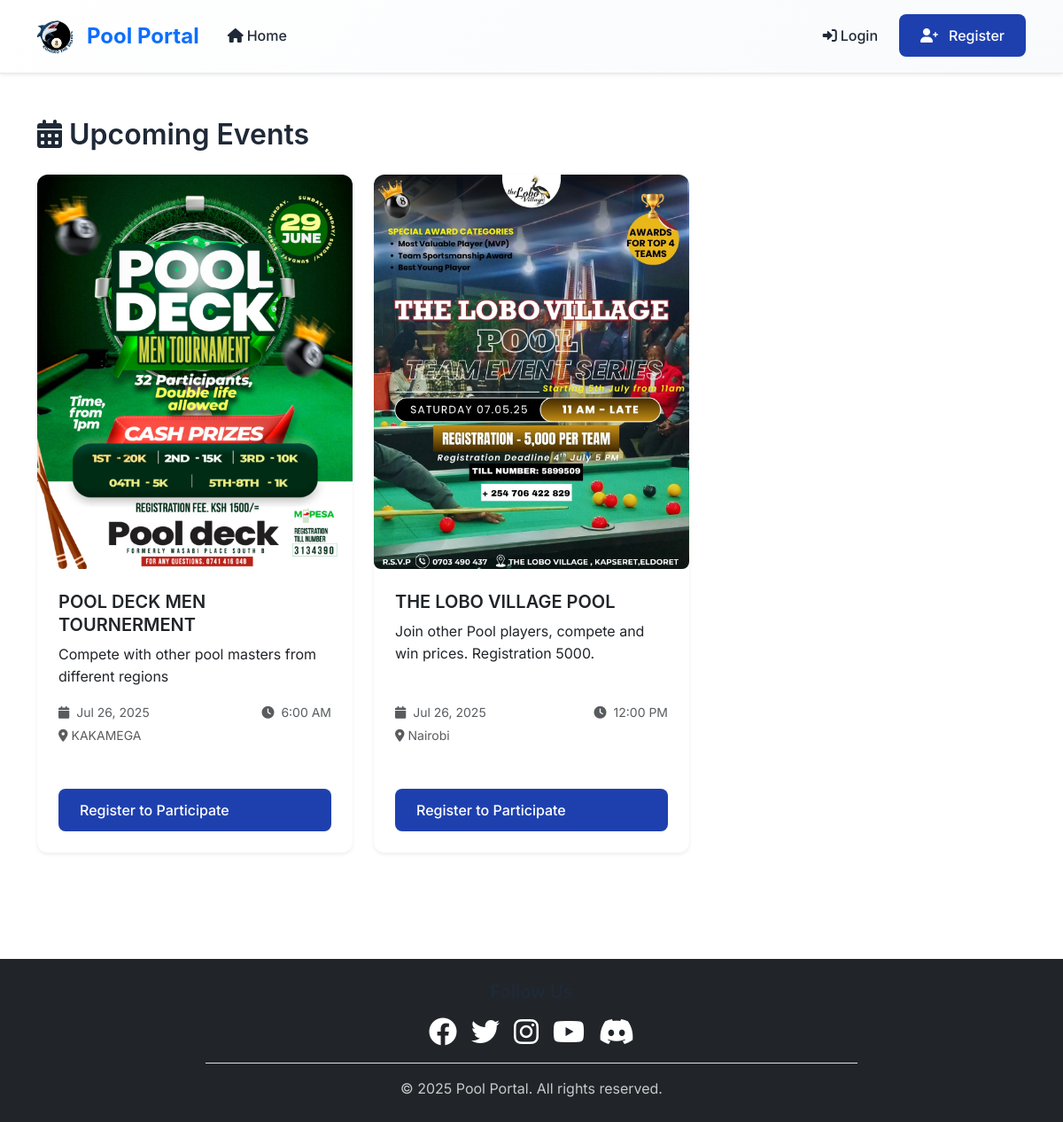
Before: /events/events/ with the older database file.
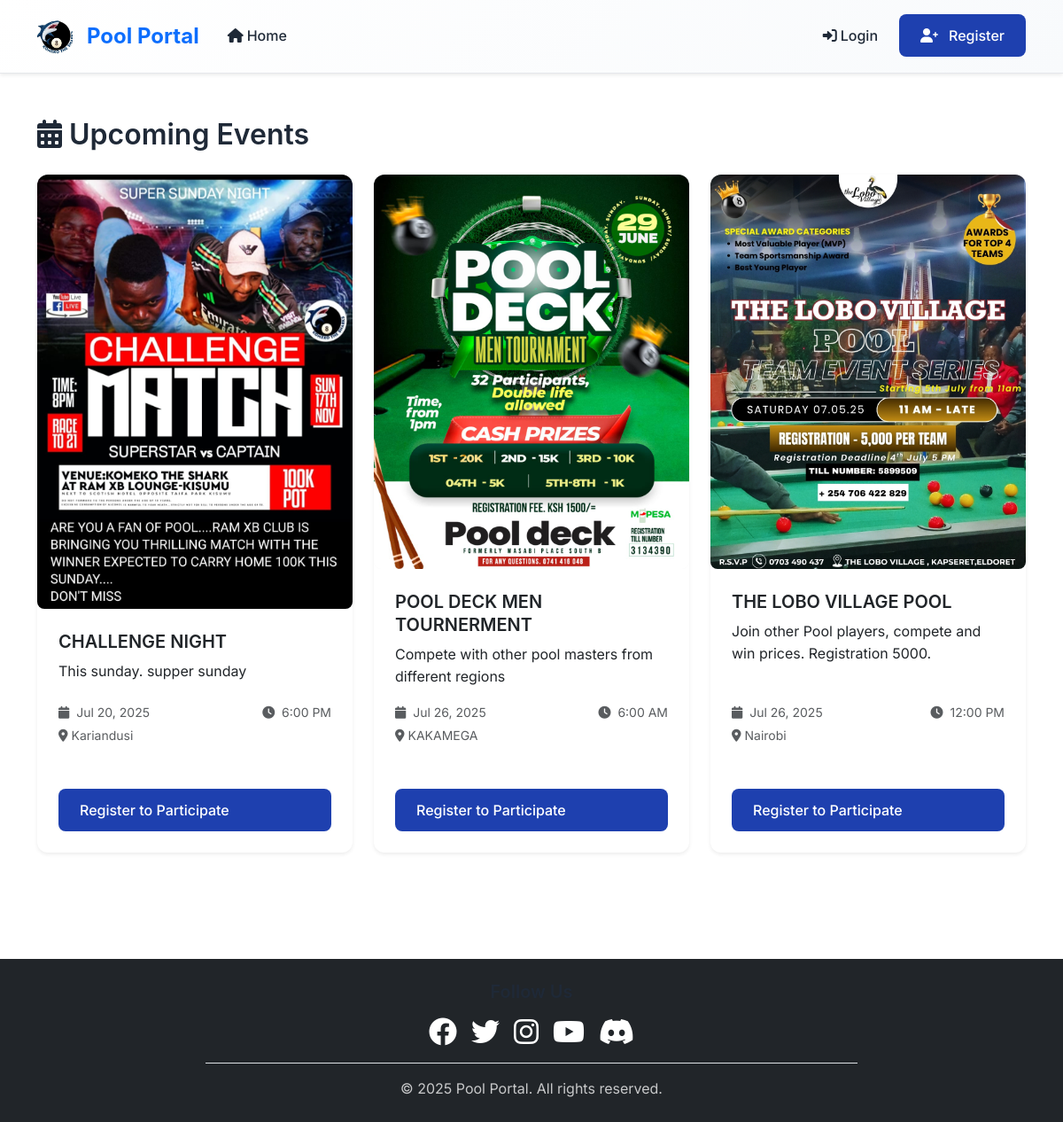
After: the same page with the newer database file.
### events/models.py (models this page shows, shortened)
class Event(models.Model):
    title = models.CharField(max_length=200)
    description = models.TextField()
    event_date = models.DateTimeField()
    location = models.CharField(max_length=200)
    entry_fee = models.DecimalField(max_digits=10, decimal_places=2, default=0.00)
    max_participants = models.IntegerField(default=50)
    poster = models.ImageField(upload_to='event_posters/', blank=True, null=True)
    show_on_homepage = models.BooleanField(default=False)
    created_at = models.DateTimeField(auto_now_add=True)
    updated_at = models.DateTimeField(auto_now=True)
    class Meta:
        ordering = ['event_date']

### events/views.py (the view, shortened to what this page needs)
# urls.py: path('events/', views.EventListView.as_view(), name='event_list'),
class EventListView(ListView):
    model = Event
    template_name = 'events/event_list.html'
    context_object_name = 'events'
    paginate_by = 9
    def get_queryset(self):
        return Event.objects.filter(event_date__gte=timezone.now())
    def get_context_data(self, **kwargs):
        context = super().get_context_data(**kwargs)
        return context

### templates/events/event_list.html (shortened to what this page needs)
{% extends 'base.html' %}
{% block content %}
<div class="container py-5">
    <div class="row">
        <div class="col-12">
            <h2 class="mb-4"><i class="fas fa-calendar-alt me-2"></i>Upcoming Events</h2>
            {% if events %}
                <div class="row">
                    {% for event in events %}
                        <div class="col-lg-4 col-md-6 mb-4">
                            <div class="card h-100 shadow-sm event-card">
                                {% if event.poster %}
                                    <div class="event-poster-container">
                                        <img src="{{ event.poster.url }}"
                                             class="card-img-top event-poster"
                                             alt="{{ event.title }}"
                                             onclick="openImageModal('{{ event.poster.url }}', '{{ event.title }} - Event Poster')"
                                             style="cursor: pointer;">
                                    </div>
                                {% else %}
                                    <div class="card-img-top bg-gradient-primary d-flex align-items-center justify-content-center"
                                         style="height: 250px;">
                                        <i class="fas fa-trophy fa-3x text-white"></i>
                                    </div>
                                {% endif %}
                                <div class="card-body d-flex flex-column">
                                    <h5 class="card-title">{{ event.title }}</h5>
                                    <p class="card-text flex-grow-1">{{ event.description }}</p>
                                    <div class="mt-auto">
                                        <div class="d-flex justify-content-between align-items-center text-muted small">
                                            <span>
                                                <i class="fas fa-calendar me-1"></i>
                                                {{ event.event_date|date:"M d, Y" }}
                                            </span>
                                            <span>
                                                <i class="fas fa-clock me-1"></i>
                                                {{ event.event_date|time:"g:i A" }}
                                            </span>
                                        </div>
                                        <div class="text-muted small mt-1">
                                            <i class="fas fa-map-marker-alt me-1"></i>{{ event.location }}
                                        </div>
                                    </div>
                                </div>
                                {% if not user.is_authenticated %}
                                    <div class="card-footer bg-transparent border-0">
                                        <a href="{% url 'accounts:register' %}" class="btn btn-primary w-100">
                                            Register to Participate
                                        </a>
                                    </div>
                                {% endif %}
                            </div>
                        </div>
                    {% endfor %}
                </div>
            {% else %}
                <div class="text-center py-5">
                    <i class="fas fa-calendar-times fa-4x text-muted mb-3"></i>
                    <h4>No upcoming events</h4>
                    <p class="text-muted">Check back later for exciting tournaments and events!</p>
                </div>
            {% endif %}
        </div>
    </div>
</div>
{% endblock %}

### templates/base.html (shortened to what this page needs)
<!DOCTYPE html>
<html lang="en">
<head>
    <link href="https://cdn.jsdelivr.net/npm/bootstrap@5.3.0/dist/css/bootstrap.min.css" rel="stylesheet">
    <link rel="stylesheet" href="https://cdnjs.cloudflare.com/ajax/libs/font-awesome/6.0.0/css/all.min.css">
    {% load static %}
</head>
<body>
    <nav class="navbar navbar-expand-lg navbar-light bg-white shadow-sm sticky-top">
        <div class="container">
            <a class="navbar-brand d-flex align-items-center" href="{% url 'events:home' %}">
                <img src="{% static 'images/logo.jpg' %}" alt="Pool Portal Logo" height="40" class="me-2 logo-img">
                <span class="fw-bold text-primary fs-4">Pool Portal</span>
            </a>
            <div class="collapse navbar-collapse" id="navbarNav">
                <ul class="navbar-nav me-auto">
                    <li class="nav-item">
                        <a class="nav-link" href="{% url 'events:home' %}">
                            <i class="fas fa-home me-1"></i>Home
                        </a>
                    </li>
                </ul>
                <ul class="navbar-nav">
                    {% if user.is_authenticated %}
                        <li class="nav-item dropdown">
                            <a class="nav-link dropdown-toggle d-flex align-items-center" href="#" id="navbarDropdown" role="button" data-bs-toggle="dropdown">
                                {% if user.profile_photo %}
                                    <img src="{{ user.profile_photo.url }}" alt="Profile" class="rounded-circle me-2" width="30" height="30" style="object-fit: cover;">
                                {% else %}
                                    <div class="bg-secondary rounded-circle me-2 d-flex align-items-center justify-content-center" style="width: 30px; height: 30px;">
                                        <i class="fas fa-user text-white small"></i>
                                    </div>
                                {% endif %}
                                {{ user.first_name|default:user.username }}
                            </a>
                            <ul class="dropdown-menu">
                                <li><a class="dropdown-item" href="{% url 'accounts:profile' %}">
                                    <i class="fas fa-user me-2"></i>Profile
                                </a></li>
                                <li><hr class="dropdown-divider"></li>
                                <li><a class="dropdown-item" href="{% url 'accounts:logout' %}">
                                    <i class="fas fa-sign-out-alt me-2"></i>Logout
                                </a></li>
                            </ul>
                        </li>
                    {% else %}
                        <li class="nav-item">
                            <a class="nav-link" href="{% url 'accounts:login' %}">
                                <i class="fas fa-sign-in-alt me-1"></i>Login
                            </a>
                        </li>
                        <li class="nav-item">
                            <a class="btn btn-primary ms-2" href="{% url 'accounts:register' %}">
                                <i class="fas fa-user-plus me-1"></i>Register
                            </a>
                        </li>
                    {% endif %}
                </ul>
            </div>
        </div>
    </nav>
    <main>
        {% block content %}
        {% endblock %}
    </main>
    <footer class="bg-dark text-white py-4 mt-5">
        <div class="container">
            <div class="row justify-content-center">
                <div class="col-md-8 text-center">
                    <div class="mb-3">
                        <h5 class="mb-3">Follow Us</h5>
                        <div class="d-flex justify-content-center gap-3">
                            <a href="#" class="text-white social-link">
                                <i class="fab fa-facebook fa-2x"></i>
                            </a>
                            <a href="#" class="text-white social-link">
                                <i class="fab fa-twitter fa-2x"></i>
                            </a>
                            <a href="#" class="text-white social-link">
                                <i class="fab fa-instagram fa-2x"></i>
                            </a>
                            <a href="#" class="text-white social-link">
                                <i class="fab fa-youtube fa-2x"></i>
                            </a>
                            <a href="#" class="text-white social-link">
                                <i class="fab fa-discord fa-2x"></i>
                            </a>
                        </div>
                    </div>
                    <div class="border-top pt-3">
                        <p class="mb-0 opacity-75">
                            &copy; 2025 Pool Portal. All rights reserved.
                        </p>
                    </div>
                </div>
            </div>
        </div>
    </footer>
</body>
</html>

### templates/base.html (style rules this page uses)
:root { --primary-color: #1e40af; --primary-dark: #1e3a8a; --primary-light: #3b82f6; --secondary-color: #059669; --secondary-dark: #047857; --secondary-light: #10b981; --accent-color: #f59e0b; --accent-dark: #d97706; --accent-light: #fbbf24; --success-color: #10b981; --warning-color: #f59e0b; --danger-color: #ef4444; --info-color: #3b82f6; --dark-color: #1f2937; --light-color: #f8fafc; --muted-color: #6b7280; --border-color: #e5e7eb; --font-primary: 'Inter', -apple-system, BlinkMacSystemFont, sans-serif; --font-heading: 'Poppins', -apple-system, BlinkMacSystemFont, sans-serif; --border-radius: 12px; --border-radius-sm: 8px; --border-radius-lg: 16px; --shadow-sm: 0 1px 2px 0 rgba(0, 0, 0, 0.05); --shadow: 0 4px 6px -1px rgba(0, 0, 0, 0.1), 0 2px 4px -1px rgba(0, 0, 0, 0.06); --shadow-lg: 0 10px 15px -3px rgba(0, 0, 0, 0.1), 0 4px 6px -2px rgba(0, 0, 0, 0.05); --shadow-xl: 0 20px 25px -5px rgba(0, 0, 0, 0.1), 0 10px 10px -5px rgba(0, 0, 0, 0.04); }
* { box-sizing: border-box; }
body { font-family: var(--font-primary); line-height: 1.6; color: var(--dark-color); background-color: #ffffff; }
h1, h2, h3, h4, h5, h6 { font-family: var(--font-heading); font-weight: 600; line-height: 1.3; color: var(--dark-color); }
.navbar { background: linear-gradient(135deg, #ffffff 0%, #f8fafc 100%) !important; backdrop-filter: blur(10px); border-bottom: 1px solid var(--border-color); box-shadow: var(--shadow-sm); padding: 1rem 0; }
.navbar-brand { font-family: var(--font-heading); font-weight: 700; font-size: 1.5rem; display: flex; align-items: center; gap: 0.5rem; }
.navbar-brand img { width: 40px; height: 40px; object-fit: cover; border-radius: 8px; transition: transform 0.3s ease; }
.nav-link { font-weight: 500; color: var(--dark-color) !important; padding: 0.75rem 1rem !important; border-radius: var(--border-radius-sm); transition: all 0.3s ease; position: relative; }
.event-poster { width: 100%; height: 200px; object-fit: contain; background-color: #f8f9fa; border-radius: var(--border-radius-sm); cursor: pointer; transition: all 0.3s ease; }
.card { border: none; border-radius: var(--border-radius); box-shadow: var(--shadow); transition: transform 0.3s ease, box-shadow 0.3s ease; overflow: hidden; }
.card-body { padding: 1.5rem; }
.card-footer { background-color: var(--light-color); border: none; padding: 1.5rem; }
.btn { font-weight: 500; border-radius: var(--border-radius-sm); padding: 0.75rem 1.5rem; transition: all 0.3s ease; border: none; text-decoration: none; display: inline-flex; align-items: center; gap: 0.5rem; }
.btn-primary { background-color: var(--primary-color); border-color: var(--primary-color); color: white; }

### templates/events/event_list.html (style rules this page uses)
.event-poster-container { position: relative; overflow: hidden; }
.event-poster { width: 100%; height: auto; min-height: 250px; object-fit: contain; background-color: #f8f9fa; transition: transform 0.3s ease; }

Changed rows visible on the page:
added Event: poster (picture), title "CHALLENGE NIGHT", description "This sunday. supper sunday", event_date "Jul 20, 2025", event_date "6:00 PM", location "Kariandusi"
